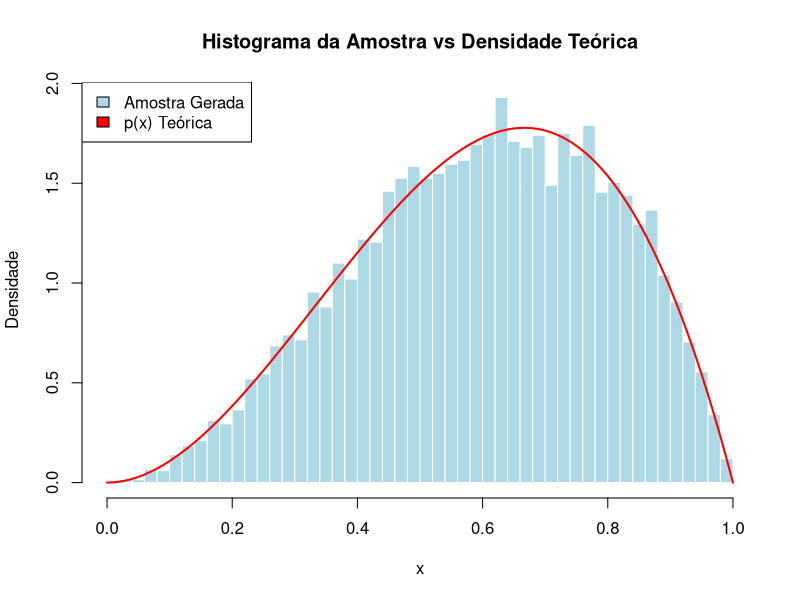

Source code (R):
# 1. Definindo as funções
p <- function(x) {
  return(12 * x^2 * (1 - x))
}

h <- function(x) {
  return(1) # Distribuição Uniforme(0,1)
}

# 2. Implementando a função do Método da Rejeição
gerar_amostra_rejeicao <- function(n) {
  amostras <- numeric(n) # Vetor para guardar os valores aceitos
  aceitos <- 0           # Contador de valores aceitos
  c <- 16 / 9            # Constante calculada analiticamente
  
  while(aceitos < n) {
    # Passo a: Gerar Y a partir de h(x), que é Unif(0,1)
    y <- runif(1, min = 0, max = 1)
    
    # Passo b: Gerar U a partir de uma Unif(0,1)
    u <- runif(1, min = 0, max = 1)
    
    # Passo c: Teste de aceitação U <= p(Y) / (c * h(Y))
    razao <- p(y) / (c * h(y))
    
    if (u <= razao) {
      aceitos <- aceitos + 1
      amostras[aceitos] <- y
    }
  }
  
  return(amostras)
}

# 3. Gerando uma amostra de tamanho 10.000
tamanho_amostra <- 10000
set.seed(123) # Para reprodutibilidade
amostra_X <- gerar_amostra_rejeicao(tamanho_amostra)

# 4. Plotando o histograma e a curva teórica
hist(amostra_X, 
     probability = TRUE, # Eixo Y como densidade, não frequência
     breaks = 50, 
     col = "lightblue", 
     border = "white",
     main = "Histograma da Amostra vs Densidade Teórica",
     xlab = "x", 
     ylab = "Densidade")

# Sobrepondo a curva da função p(x) teórica para conferência
curve(p(x), from = 0, to = 1, add = TRUE, col = "red", lwd = 2)
legend("topleft", legend = c("Amostra Gerada", "p(x) Teórica"), 
       fill = c("lightblue", "red"))
